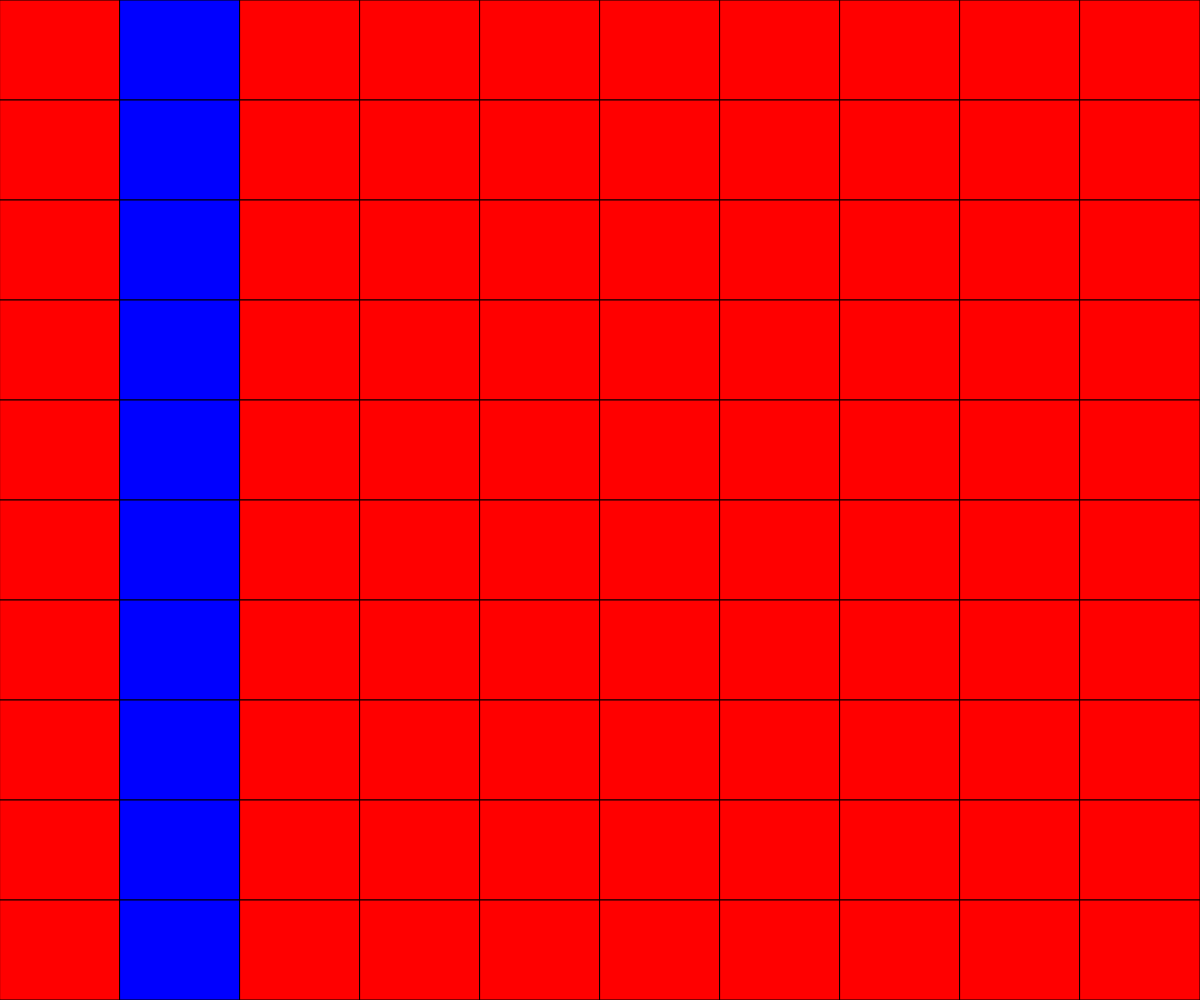
Frame 1 (no input)
Frame 60 (no input): identical to frame 1, image omitted
Frame 120 (the mouse pressed at the canvas centre since frame 60): identical to frame 1, image omitted

The p5.js sketch that drew this single still picture (run headless with seeded random() and noise() and a simulated clock; from frame 60 on, the mouse is pressed at the canvas centre):

// p5.js sketch
// ── sketch.js
function setup() {
  createCanvas(window.innerWidth, window.innerHeight);
}

var width = window.innerWidth;
var height = window.innerHeight;
var blockwidth = width/10;
var blockheight = height/10;

var a = 'red';
var b = 'orange';
var c = 'yellow';
var d = 'green';
var e = 'blue';
var f = 'purple';
var g = 'pink';

function draw() {
  //Column 1
  fill(color(a));
  rect(0, 0, blockwidth, blockheight)
  fill(color(a));
  rect(0, blockheight, blockwidth, blockheight)
  fill(color(a));
  rect(0, blockheight * 2, blockwidth, blockheight)
  fill(color(a));
  rect(0, blockheight * 3, blockwidth, blockheight)
  fill(color(a));
  rect(0, blockheight * 4, blockwidth, blockheight)
  fill(color(a));
  rect(0, blockheight * 5, blockwidth, blockheight)
  fill(color(a));
  rect(0, blockheight * 6, blockwidth, blockheight)
  fill(color(a));
  rect(0, blockheight * 7, blockwidth, blockheight)
  fill(color(a));
  rect(0, blockheight * 8, blockwidth, blockheight)
  fill(color(a));
  rect(0, blockheight * 9, blockwidth, blockheight)

  //Column 2
  fill(color(e));
  rect(blockwidth, 0, blockwidth, blockheight)
  fill(color(e));
  rect(blockwidth, blockheight, blockwidth, blockheight)
  fill(color(e));
  rect(blockwidth, blockheight * 2, blockwidth, blockheight)
  fill(color(e));
  rect(blockwidth, blockheight * 3, blockwidth, blockheight)
  fill(color(e));
  rect(blockwidth, blockheight * 4, blockwidth, blockheight)
  fill(color(e));
  rect(blockwidth, blockheight * 5, blockwidth, blockheight)
  fill(color(e));
  rect(blockwidth, blockheight * 6, blockwidth, blockheight)
  fill(color(e));
  rect(blockwidth, blockheight * 7, blockwidth, blockheight)
  fill(color(e));
  rect(blockwidth, blockheight * 8, blockwidth, blockheight)
  fill(color(e));
  rect(blockwidth, blockheight * 9, blockwidth, blockheight)

var n = 2;
  //Column 3
  fill(color(a));
  rect(blockwidth * n, 0, blockwidth, blockheight)
  fill(color(a));
  rect(blockwidth * n, blockheight, blockwidth, blockheight)
  fill(color(a));
  rect(blockwidth * n, blockheight * 2, blockwidth, blockheight)
  fill(color(a));
  rect(blockwidth * n, blockheight * 3, blockwidth, blockheight)
  fill(color(a));
  rect(blockwidth * n, blockheight * 4, blockwidth, blockheight)
  fill(color(a));
  rect(blockwidth * n, blockheight * 5, blockwidth, blockheight)
  fill(color(a));
  rect(blockwidth * n, blockheight * 6, blockwidth, blockheight)
  fill(color(a));
  rect(blockwidth * n, blockheight * 7, blockwidth, blockheight)
  fill(color(a));
  rect(blockwidth * n, blockheight * 8, blockwidth, blockheight)
  fill(color(a));
  rect(blockwidth * n, blockheight * 9, blockwidth, blockheight)

var n = 3;
  //Column 4
  fill(color(a));
  rect(blockwidth * n, 0, blockwidth, blockheight)
  fill(color(a));
  rect(blockwidth * n, blockheight, blockwidth, blockheight)
  fill(color(a));
  rect(blockwidth * n, blockheight * 2, blockwidth, blockheight)
  fill(color(a));
  rect(blockwidth * n, blockheight * 3, blockwidth, blockheight)
  fill(color(a));
  rect(blockwidth * n, blockheight * 4, blockwidth, blockheight)
  fill(color(a));
  rect(blockwidth * n, blockheight * 5, blockwidth, blockheight)
  fill(color(a));
  rect(blockwidth * n, blockheight * 6, blockwidth, blockheight)
  fill(color(a));
  rect(blockwidth * n, blockheight * 7, blockwidth, blockheight)
  fill(color(a));
  rect(blockwidth * n, blockheight * 8, blockwidth, blockheight)
  fill(color(a));
  rect(blockwidth * n, blockheight * 9, blockwidth, blockheight)

var n = 4;
  //Column 5
  fill(color(a));
  rect(blockwidth * n, 0, blockwidth, blockheight)
  fill(color(a));
  rect(blockwidth * n, blockheight, blockwidth, blockheight)
  fill(color(a));
  rect(blockwidth * n, blockheight * 2, blockwidth, blockheight)
  fill(color(a));
  rect(blockwidth * n, blockheight * 3, blockwidth, blockheight)
  fill(color(a));
  rect(blockwidth * n, blockheight * 4, blockwidth, blockheight)
  fill(color(a));
  rect(blockwidth * n, blockheight * 5, blockwidth, blockheight)
  fill(color(a));
  rect(blockwidth * n, blockheight * 6, blockwidth, blockheight)
  fill(color(a));
  rect(blockwidth * n, blockheight * 7, blockwidth, blockheight)
  fill(color(a));
  rect(blockwidth * n, blockheight * 8, blockwidth, blockheight)
  fill(color(a));
  rect(blockwidth * n, blockheight * 9, blockwidth, blockheight)

var n = 5;
  //Column 6
  fill(color(a));
  rect(blockwidth * n, 0, blockwidth, blockheight)
  fill(color(a));
  rect(blockwidth * n, blockheight, blockwidth, blockheight)
  fill(color(a));
  rect(blockwidth * n, blockheight * 2, blockwidth, blockheight)
  fill(color(a));
  rect(blockwidth * n, blockheight * 3, blockwidth, blockheight)
  fill(color(a));
  rect(blockwidth * n, blockheight * 4, blockwidth, blockheight)
  fill(color(a));
  rect(blockwidth * n, blockheight * 5, blockwidth, blockheight)
  fill(color(a));
  rect(blockwidth * n, blockheight * 6, blockwidth, blockheight)
  fill(color(a));
  rect(blockwidth * n, blockheight * 7, blockwidth, blockheight)
  fill(color(a));
  rect(blockwidth * n, blockheight * 8, blockwidth, blockheight)
  fill(color(a));
  rect(blockwidth * n, blockheight * 9, blockwidth, blockheight)

var n = 6;
  //Column 7
  fill(color(a));
  rect(blockwidth * n, 0, blockwidth, blockheight)
  fill(color(a));
  rect(blockwidth * n, blockheight, blockwidth, blockheight)
  fill(color(a));
  rect(blockwidth * n, blockheight * 2, blockwidth, blockheight)
  fill(color(a));
  rect(blockwidth * n, blockheight * 3, blockwidth, blockheight)
  fill(color(a));
  rect(blockwidth * n, blockheight * 4, blockwidth, blockheight)
  fill(color(a));
  rect(blockwidth * n, blockheight * 5, blockwidth, blockheight)
  fill(color(a));
  rect(blockwidth * n, blockheight * 6, blockwidth, blockheight)
  fill(color(a));
  rect(blockwidth * n, blockheight * 7, blockwidth, blockheight)
  fill(color(a));
  rect(blockwidth * n, blockheight * 8, blockwidth, blockheight)
  fill(color(a));
  rect(blockwidth * n, blockheight * 9, blockwidth, blockheight)

var n = 7;
  //Column 8
  fill(color(a));
  rect(blockwidth * n, 0, blockwidth, blockheight)
  fill(color(a));
  rect(blockwidth * n, blockheight, blockwidth, blockheight)
  fill(color(a));
  rect(blockwidth * n, blockheight * 2, blockwidth, blockheight)
  fill(color(a));
  rect(blockwidth * n, blockheight * 3, blockwidth, blockheight)
  fill(color(a));
  rect(blockwidth * n, blockheight * 4, blockwidth, blockheight)
  fill(color(a));
  rect(blockwidth * n, blockheight * 5, blockwidth, blockheight)
  fill(color(a));
  rect(blockwidth * n, blockheight * 6, blockwidth, blockheight)
  fill(color(a));
  rect(blockwidth * n, blockheight * 7, blockwidth, blockheight)
  fill(color(a));
  rect(blockwidth * n, blockheight * 8, blockwidth, blockheight)
  fill(color(a));
  rect(blockwidth * n, blockheight * 9, blockwidth, blockheight)

var n = 8;
  //Column 9
  fill(color(a));
  rect(blockwidth * n, 0, blockwidth, blockheight)
  fill(color(a));
  rect(blockwidth * n, blockheight, blockwidth, blockheight)
  fill(color(a));
  rect(blockwidth * n, blockheight * 2, blockwidth, blockheight)
  fill(color(a));
  rect(blockwidth * n, blockheight * 3, blockwidth, blockheight)
  fill(color(a));
  rect(blockwidth * n, blockheight * 4, blockwidth, blockheight)
  fill(color(a));
  rect(blockwidth * n, blockheight * 5, blockwidth, blockheight)
  fill(color(a));
  rect(blockwidth * n, blockheight * 6, blockwidth, blockheight)
  fill(color(a));
  rect(blockwidth * n, blockheight * 7, blockwidth, blockheight)
  fill(color(a));
  rect(blockwidth * n, blockheight * 8, blockwidth, blockheight)
  fill(color(a));
  rect(blockwidth * n, blockheight * 9, blockwidth, blockheight)

var n = 9;
  //Column 10
  fill(color(a));
  rect(blockwidth * n, 0, blockwidth, blockheight)
  fill(color(a));
  rect(blockwidth * n, blockheight, blockwidth, blockheight)
  fill(color(a));
  rect(blockwidth * n, blockheight * 2, blockwidth, blockheight)
  fill(color(a));
  rect(blockwidth * n, blockheight * 3, blockwidth, blockheight)
  fill(color(a));
  rect(blockwidth * n, blockheight * 4, blockwidth, blockheight)
  fill(color(a));
  rect(blockwidth * n, blockheight * 5, blockwidth, blockheight)
  fill(color(a));
  rect(blockwidth * n, blockheight * 6, blockwidth, blockheight)
  fill(color(a));
  rect(blockwidth * n, blockheight * 7, blockwidth, blockheight)
  fill(color(a));
  rect(blockwidth * n, blockheight * 8, blockwidth, blockheight)
  fill(color(a));
  rect(blockwidth * n, blockheight * 9, blockwidth, blockheight)
}
